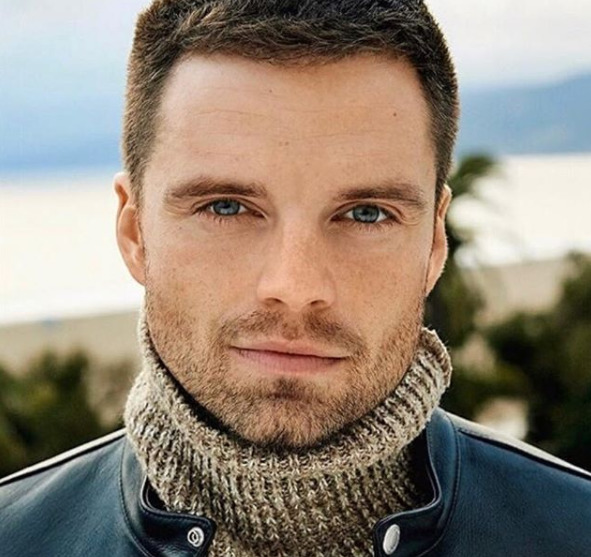
%> input picture RDH/color.jpg, 591 x 557 px
$ octave colorencryption.m   (GNU Octave 9; MATLAB toolbox functions it lacks are replaced by stand-ins)
%> lines starting %> are read from the running program, lines starting %| are printed output that depends on the picture
%can embeed 12288 bits
%3 bits per block
clc;
clear all;
close all;
I=imread('color.jpg');
%> I is the input picture: size 557x591x3 uint8; mean R, G, B 145, 131.9, 117.8
I=imresize(I,[512,512]);
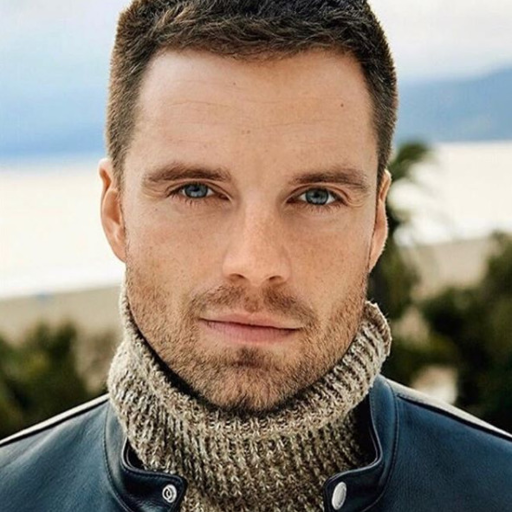
%> I: size 512x512x3 uint8; mean R, G, B 145, 131.9, 117.8
[R,C,Z]=size(I);
%> R = 512; C = 512; Z = 3
Red=I(:,:,1);
Green=I(:,:,2);
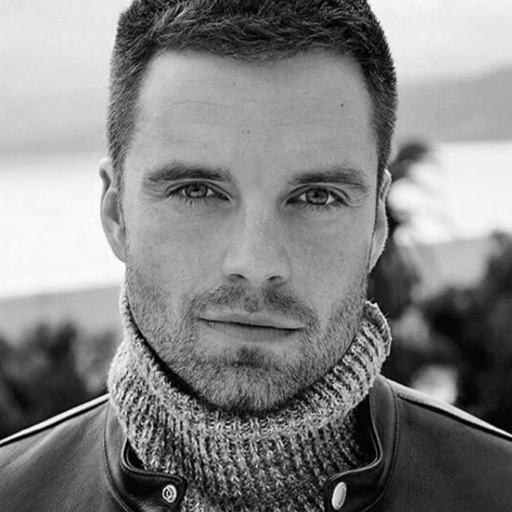
%> Green: size 512x512 uint8; min 0, max 255, mean 131.9
Blue=I(:,:,3);
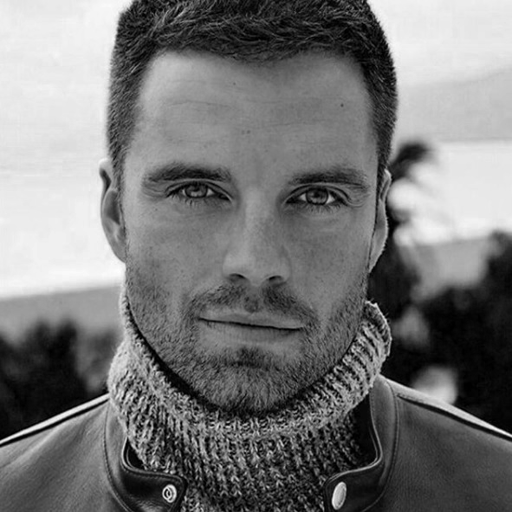
%> Blue: size 512x512 uint8; min 0, max 255, mean 117.8
%division of I into blocks B of size BxB
B=8;
%NB=number of blocks
NB=floor(R/B)*floor(C/B);
%> NB = 4096
% [6 lines of commented-out code are left out]
F=uint8(randi([0,1],[1,12*NB]));
rng(100);
M0=uint8(randi(255,[R,C]));
rng(200);
M1=uint8(randi(255,[R,C]));
rng(300);
M2=uint8(randi(255,[R,C]));
K=1;
%Red
E0=uint8(zeros(R,C));
for i=1:B:R
    for j=1:B:C
        L=Red((i:i+B-1),(j:j+B-1));
        L0=M0((i:i+B-1),(j:j+B-1));
        L1=M1((i:i+B-1),(j:j+B-1));
        L2=M2((i:i+B-1),(j:j+B-1));
        B0=F(1,K);
        B1=F(1,(K+1));
        B2=F(1,(K+2));
        K=K+3;
        L3=bitxor(L0,L1);
        L4=bitxor(L1,L2);
        L5=bitxor(L,L0);
        if B0==0 && B1==0 && B2==0
            LE=L5;
        elseif B0==0 && B1==0 && B2==1
            LE=bitxor(L,L1);
        elseif B0==0 && B1==1 && B2==0
            LE=bitxor(L1,L2);
        elseif B0==0 && B1==1 && B2==1
            LE=L3;
        elseif B0==1 && B1==0 && B2==0
            LE=bitxor(L,L3);
        elseif B0==1 && B1==0 && B2==1
            LE=bitxor(L,L4);
        elseif B0==1 && B1==1 && B2==0
            LE=bitxor(L0,L4);
        else
            LE=bitxor(L5,L4);
        end
       E0((i:i+B-1),(j:j+B-1))=LE;
    end
end
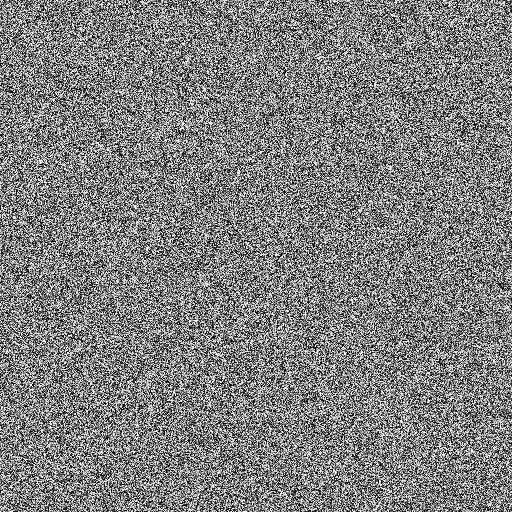
%> E0: size 512x512 uint8; min 0, max 255, mean 127.3
%> after the loop, K = 12289; LE = [24 33 240 144 14 81 208 247; 38 161 157 98 72 84 239 52; 151 40 102 165 40 252 200 116; 200 202 188 7 11 176 78 62; 235 96 59 183 130 249 145 45; 172 224 2 106 66 82 24 39; 252 208 159 22 243 29 134 23; 170 76 216 58 181 18 123 188]

%Green
%F1=uint8(randi([0,1],[1,2*NB]));
E1=uint8(zeros(R,C));
for i=1:B:R
    for j=1:B:C
        L=Green((i:i+B-1),(j:j+B-1));
        L0=M0((i:i+B-1),(j:j+B-1));
        L1=M1((i:i+B-1),(j:j+B-1));
        L2=M2((i:i+B-1),(j:j+B-1));
        B0=F(1,K);
        B1=F(1,(K+1));
        B2=F(1,(K+2));
        K=K+3;
        L3=bitxor(L0,L1);
        L4=bitxor(L1,L2);
        L5=bitxor(L,L0);
        if B0==0 && B1==0 && B2==0
            LE=L5;
        elseif B0==0 && B1==0 && B2==1
            LE=bitxor(L,L1);
        elseif B0==0 && B1==1 && B2==0
            LE=bitxor(L1,L2);
        elseif B0==0 && B1==1 && B2==1
            LE=L3;
        elseif B0==1 && B1==0 && B2==0
            LE=bitxor(L,L3);
        elseif B0==1 && B1==0 && B2==1
            LE=bitxor(L,L4);
        elseif B0==1 && B1==1 && B2==0
            LE=bitxor(L0,L4);
        else
            LE=bitxor(L5,L4);
        end
       E1((i:i+B-1),(j:j+B-1))=LE;
    end
end
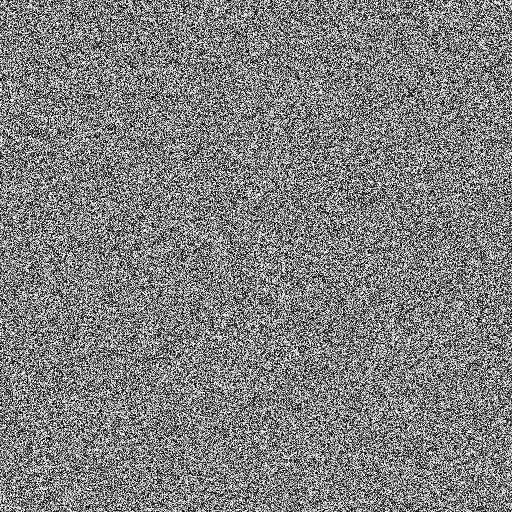
%> E1: size 512x512 uint8; min 0, max 255, mean 127.5
%> after the loop, K = 24577; LE = [64 188 223 202 200 97 168 234; 23 101 199 187 179 146 108 209; 147 223 6 27 224 32 227 216; 223 14 232 169 201 69 149 191; 219 77 76 140 24 233 207 162; 128 229 54 53 21 42 226 8; 65 235 171 36 161 73 0 158; 123 7 189 9 183 92 15 237]
E1=uint8(zeros(R,C));
for i=1:B:R
    for j=1:B:C
        L=Green((i:i+B-1),(j:j+B-1));
        L0=M0((i:i+B-1),(j:j+B-1));
        L1=M1((i:i+B-1),(j:j+B-1));
        L2=M2((i:i+B-1),(j:j+B-1));
        B0=F(1,K);
        B1=F(1,(K+1));
        B2=F(1,(K+2));
        K=K+3;
        L3=bitxor(L0,L1);
        L4=bitxor(L1,L2);
        L5=bitxor(L,L0);
        if B0==0 && B1==0 && B2==0
            LE=L5;
        elseif B0==0 && B1==0 && B2==1
            LE=bitxor(L,L1);
        elseif B0==0 && B1==1 && B2==0
            LE=bitxor(L1,L2);
        elseif B0==0 && B1==1 && B2==1
            LE=L3;
        elseif B0==1 && B1==0 && B2==0
            LE=bitxor(L,L3);
        elseif B0==1 && B1==0 && B2==1
            LE=bitxor(L,L4);
        elseif B0==1 && B1==1 && B2==0
            LE=bitxor(L0,L4);
        else
            LE=bitxor(L5,L4);
        end
       E1((i:i+B-1),(j:j+B-1))=LE;
    end
end
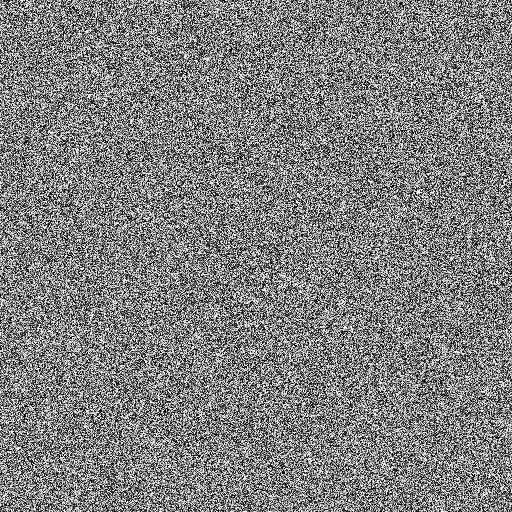
%> E1: size 512x512 uint8; min 0, max 255, mean 127.6
%> after the loop, K = 36865; LE = [4 61 235 142 44 117 246 209; 56 186 132 125 106 117 207 20; 137 52 120 135 11 221 232 85; 213 213 157 33 47 145 111 29; 240 64 30 158 164 216 177 13; 182 253 35 79 96 114 56 56; 225 202 134 10 239 3 167 55; 181 86 194 39 169 50 88 157]


%Blue
E2=uint8(zeros(R,C));
for i=1:B:R
    for j=1:B:C
        L=Green((i:i+B-1),(j:j+B-1));
        L0=M0((i:i+B-1),(j:j+B-1));
        L1=M1((i:i+B-1),(j:j+B-1));
        L2=M2((i:i+B-1),(j:j+B-1));
        B0=F(1,K);
        B1=F(1,(K+1));
        B2=F(1,(K+2));
        K=K+3;
        L3=bitxor(L0,L1);
        L4=bitxor(L1,L2);
        L5=bitxor(L,L0);
        if B0==0 && B1==0 && B2==0
            LE=L5;
        elseif B0==0 && B1==0 && B2==1
            LE=bitxor(L,L1);
        elseif B0==0 && B1==1 && B2==0
            LE=bitxor(L1,L2);
        elseif B0==0 && B1==1 && B2==1
            LE=L3;
        elseif B0==1 && B1==0 && B2==0
            LE=bitxor(L,L3);
        elseif B0==1 && B1==0 && B2==1
            LE=bitxor(L,L4);
        elseif B0==1 && B1==1 && B2==0
            LE=bitxor(L0,L4);
        else
            LE=bitxor(L5,L4);
        end
       E2((i:i+B-1),(j:j+B-1))=LE;
    end
end
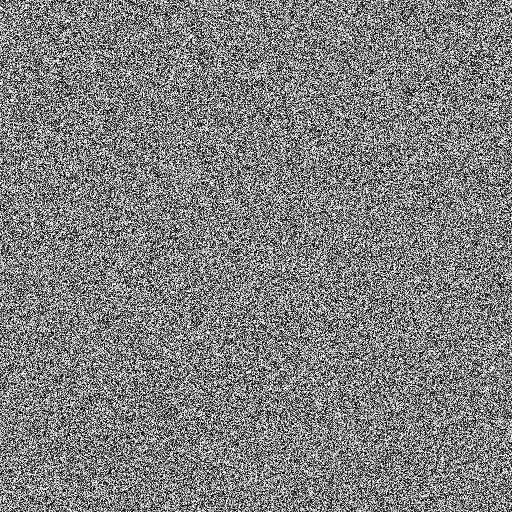
%> E2: size 512x512 uint8; min 0, max 255, mean 127.3; mean of the top-left, top-right, bottom-left and bottom-right quarters 127.4, 127.4, 127.2, 127.1
%> after the loop, K = 49153; LE = [41 17 192 160 30 65 192 231; 23 150 173 82 88 68 255 36; 166 25 86 181 63 236 217 103; 251 229 175 22 26 163 93 41; 220 113 40 164 147 234 128 60; 157 211 17 121 83 67 9 8; 207 225 172 39 194 44 149 6; 133 125 233 9 132 3 108 175]
subplot(2,2,1); image(E0);
subplot(2,2,2); image(E1);
subplot(2,2,3); image(E2);
